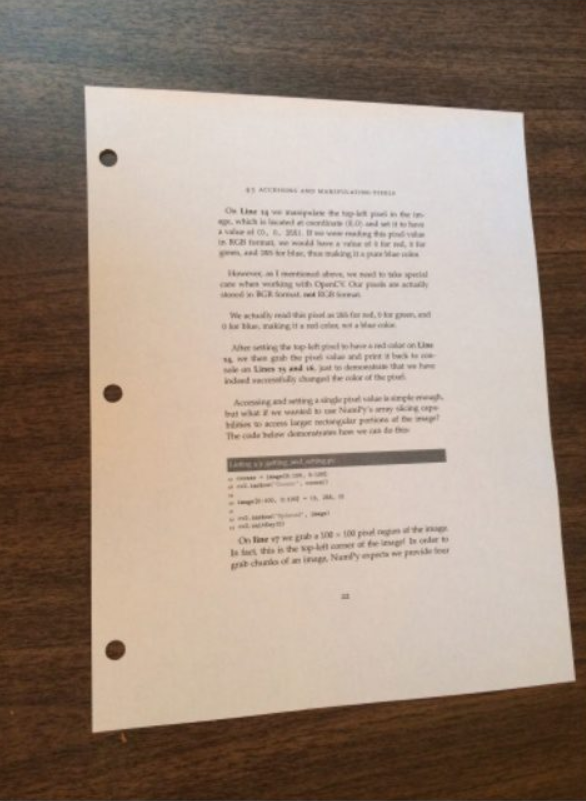
#> input picture Document Scanner using Open CV/ss.PNG, 586 x 801 px, found by its file name
$ jupyter execute Document_Scanner.ipynb
#> lines starting #> are read from the running program, lines starting #| are printed output that depends on the picture; after the words box and inside, x2 and y2 are one past the last pixel; in counts of white or black regions, pixels touching at a corner belong together
<a href="https://colab.research.google.com/github/VarnikaKamra/ComputerVisionWorld/blob/main/Document%20Scanner%20using%20Open%20CV/Document_Scanner.ipynb" target="_parent"></a>

#Document Scanner using OpenCV#

1. Detect edges
2. Use the edges in the image to form contour (outline)
3. Apply a perspective transform to obtain to view of the document

[cell 1]
#Import the required libraries

#from pyimagesearch.transform import four_point_transform
from skimage.filters import threshold_local
import numpy as np
import argparse
import cv2
import imutils #Functions for resizing, rotating and cropping images
from imutils.perspective import four_point_transform

[cell 2]
# construct the argument parser and parse the arguments
ap = argparse.ArgumentParser()
ap.add_argument("-i", "--image", required=True,help="/content/ss.PNG")
   # Instead of parsing arguments, directly assign the image path
args = {'image': '/content/ss.PNG'}

1. Edge Detection

[cell 3]
from google.colab.patches import cv2_imshow


# load the image and compute the ratio of the old height
# to the new height, clone it, and resize it
image = cv2.imread(args["image"])
#> image is the input picture: shape (801, 586, 3); mean B, G, R 127.5, 141.3, 158.9
ratio = image.shape[0] / 500.0
#> ratio = 1.6
orig = image.copy()
image = imutils.resize(image, height = 500) #Resized scanned im to 500 in order to speedup image processin and make edge detectiion more accurate
#> image: shape (500, 365, 3)


# convert the image to grayscale, blur it, and find edges
# in the image
gray = cv2.cvtColor(image, cv2.COLOR_BGR2GRAY)
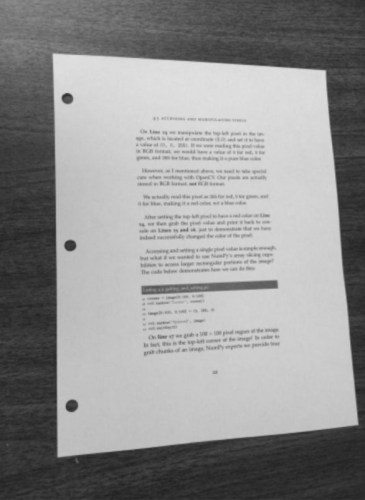
#> gray: shape (500, 365); min 31, max 225, mean 145
gray = cv2.GaussianBlur(gray, (5, 5), 0) #Gaussian blur to remove high freuency noise
edged = cv2.Canny(gray, 75, 200) #Canny edge detection
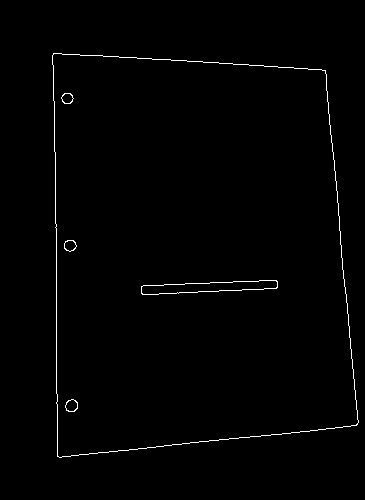
#> edged: shape (500, 365); 0.96% white in thin lines or dots, all inside (x1, y1, x2, y2) = (52, 53, 359, 458)

# show the original image and the edge detected image
print("STEP 1: Edge Detection")
cv2_imshow(image)
cv2_imshow(edged)
cv2.waitKey(0)
cv2.destroyAllWindows()

2. Finding the contours based on the image edges

[cell 4]
# find the contours in the edged image, keeping only the
# largest ones, and initialize the screen contour
cnts = cv2.findContours(edged.copy(), cv2.RETR_LIST, cv2.CHAIN_APPROX_SIMPLE)
#> cnts = 10 contours; largest, box (x1, y1, x2, y2) and area: (52, 53, 359, 458) 108768, (52, 53, 359, 458) 108766, (141, 280, 278, 295) 1152, (141, 280, 278, 295) 1148, (65, 399, 78, 412) 117
cnts = imutils.grab_contours(cnts)
cnts = sorted(cnts, key = cv2.contourArea, reverse = True)[:5]
#> cnts = 5 contours; box (x1, y1, x2, y2) and area: (52, 53, 359, 458) 108768, (52, 53, 359, 458) 108766, (141, 280, 278, 295) 1152, (141, 280, 278, 295) 1148, (65, 399, 78, 412) 117

screenCnt = None #Document contour

# loop over the contours
for c in cnts:
	# approximate the contour
	peri = cv2.arcLength(c, True) #perimenter of the contour
	approx = cv2.approxPolyDP(c, 0.02 * peri, True) #aproximates the contour to a simplet olyon

	# if our approximated contour has four points, then we
	# can assume that we have found our screen
	if len(approx) == 4:
		screenCnt = approx
		break
#> this loop made 1 pass
#> (peri, screenCnt) on pass 1: (1368.4, [[53, 53], [57, 456], [356, 425], [325, 70]])
# show the contour (outline) of the piece of paper
print("STEP 2: Find contours of paper")
cv2.drawContours(image, [screenCnt], -1, (0, 255, 0), 2)
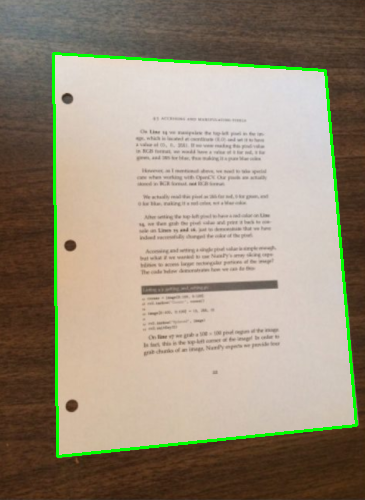
#> image: shape (500, 365, 3); mean B, G, R 124.7, 143.7, 155.4
cv2_imshow( image)
cv2.waitKey(0)

3. Apply Perspective transform

[cell 5]
# apply the four point transform to obtain a top-down
# view of the original image
warped = four_point_transform(orig, screenCnt.reshape(4, 2) * ratio)
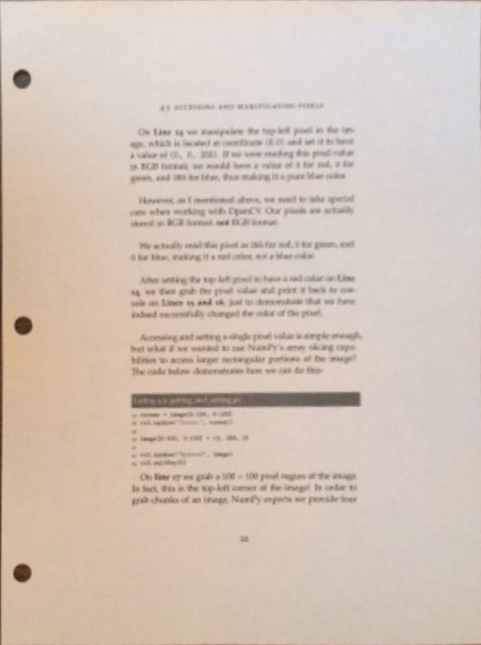
#> warped: shape (645, 481, 3); mean B, G, R 184.4, 196.3, 211.2
#reshape to a 4x2 matrix (x,y)coordinates
# *ratio to scale the image back to original size

# convert the warped image to grayscale, then threshold it
# to give it that 'black and white' paper effect
warped = cv2.cvtColor(warped, cv2.COLOR_BGR2GRAY)
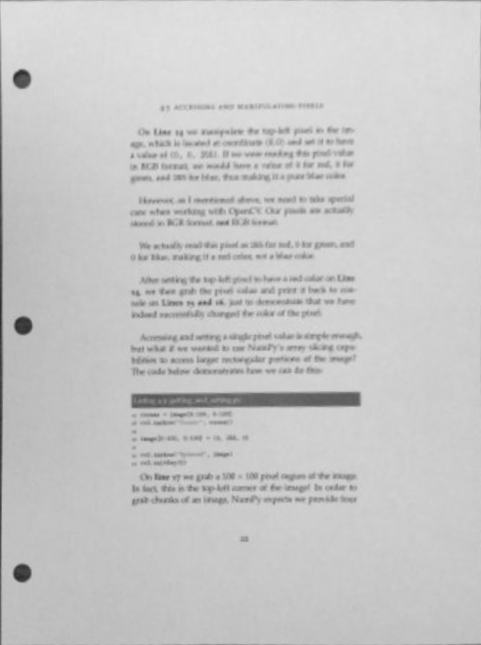
#> warped: shape (645, 481); min 44, max 226, mean 199.4
T = threshold_local(warped, 11, offset = 10, method = "gaussian")
warped = (warped > T).astype("uint8") * 255 #pixels above threshold are set to 255 (white), and below to 0 (black)
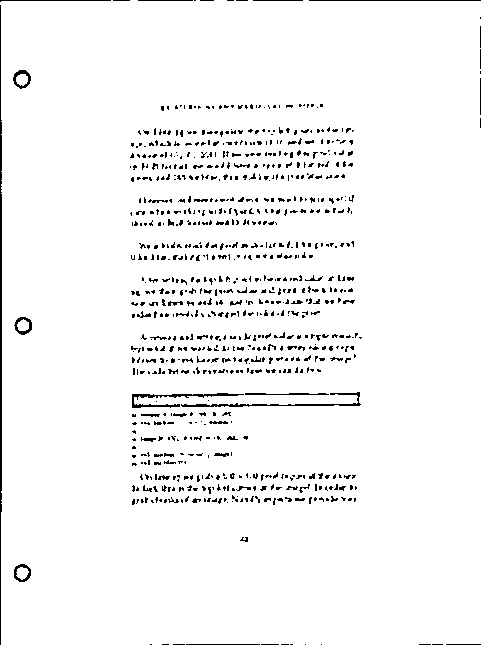
#> warped: shape (645, 481); 96.1% white; black in thin lines or dots

# show the original and scanned images
print("STEP 3: Apply perspective transform")
cv2_imshow(imutils.resize(orig, height = 650))
cv2_imshow(imutils.resize(warped, height = 650))
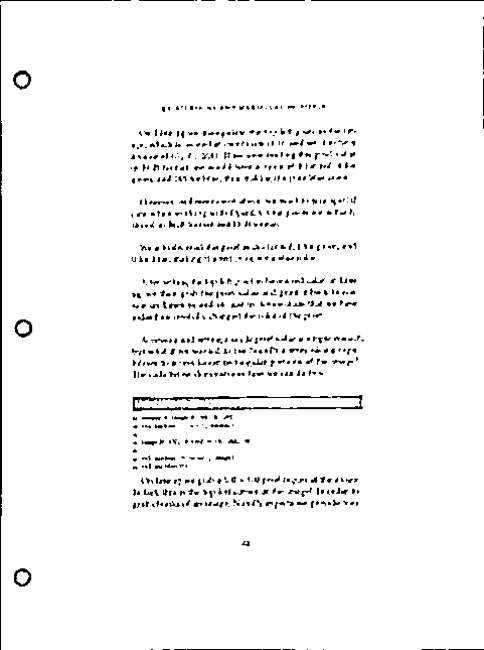
#> shown: shape (650, 484); min 0, max 255, mean 244.9
cv2.waitKey(0)
